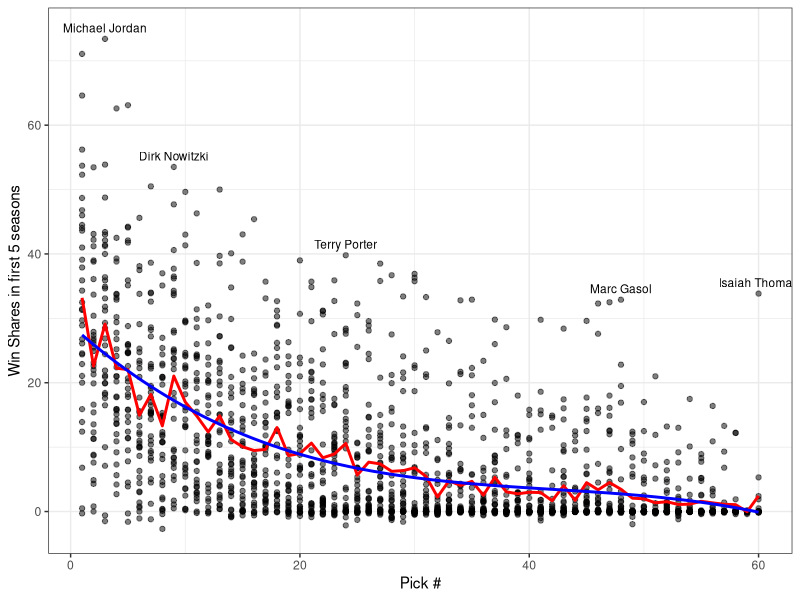
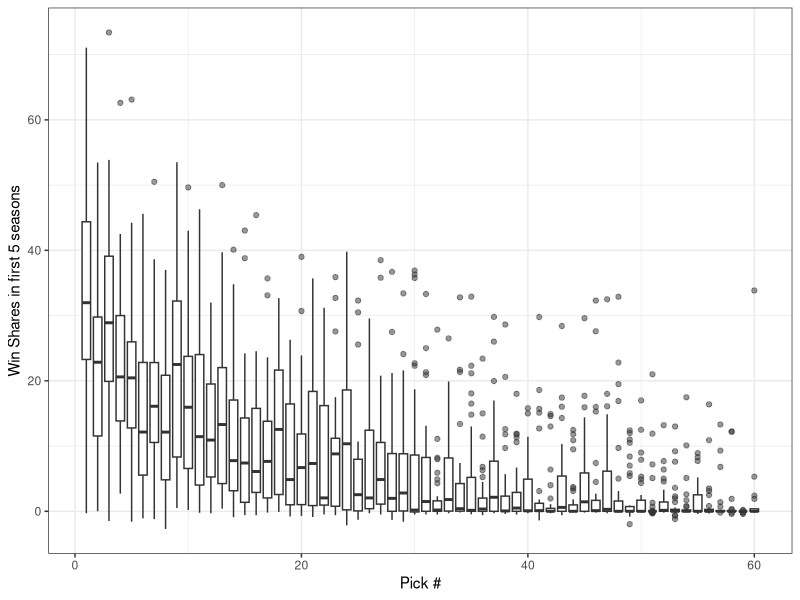
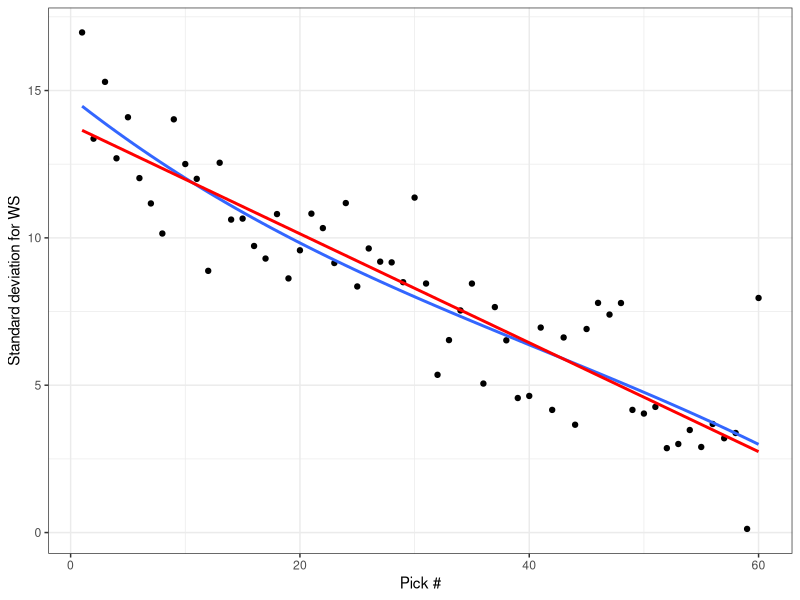
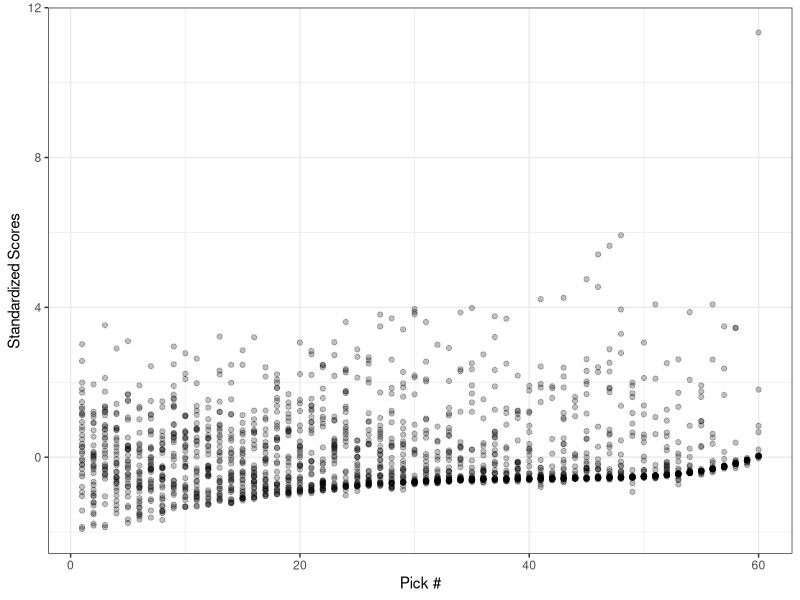
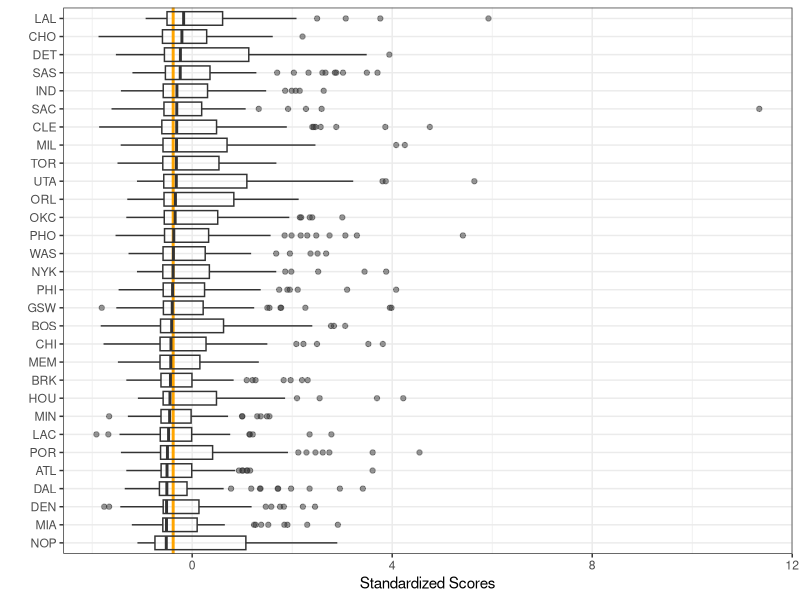
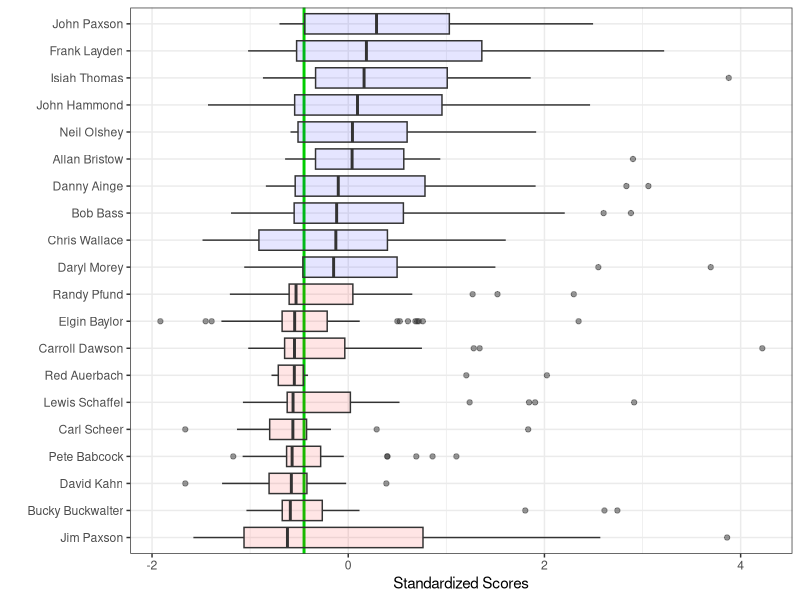

Write R code to recreate these figures, in order.
## ---- chunk 1
knitr::opts_chunk$set(echo = FALSE,
                      warning = FALSE,
                      fig.align = "center")

library(tidyverse)
library(kableExtra)
## ---- chunk 2

player.sum <- read_csv("data//nba draft best worst//draft player.csv", na = "")

pick.summary <- player.sum %>%
  group_by(pick) %>%
  summarise(ws.mean = mean(WS.pro_cs),
            ws.sd = sd(WS.pro_cs))

## ---- chunk 3

player.sum %>%
  group_by(pick) %>%
  mutate(label = ifelse(WS.pro_cs == max(WS.pro_cs) &
                          pick %in% c(3, 9, 24, 48, 60), player, NA)) %>%
  ggplot(aes(x = pick, y = WS.pro_cs)) +
  geom_point(alpha = 0.5) +
  geom_line(data = pick.summary,
            aes(y = ws.mean), 
            color = "red", size = 1) +
  geom_smooth(method = "lm", formula = y ~ splines::bs(x, 3), color = "blue", se = FALSE) +
  geom_text(aes(label = label), vjust = 0, nudge_y = 1, size = 3) +
  labs(x = "Pick #", y = "Win Shares in first 5 seasons") +
  theme_bw()

## ---- chunk 4

player.sum %>%
  ggplot(aes(x = pick, y = WS.pro_cs)) +
  geom_boxplot(aes(group = pick), outlier.alpha = 0.5) +
  labs(x = "Pick #", y = "Win Shares in first 5 seasons") +
  theme_bw()

## ---- chunk 5

pick.summary %>%
  ggplot(aes(x = pick, y = ws.sd)) +
  geom_point() +
  geom_smooth(method = "lm", formula = y ~ splines::bs(x, 3), se = FALSE) +
  geom_smooth(method = "lm", se = FALSE, color = "red") +
  scale_color_discrete(name = "years since") +
  labs(x = "Pick #", y = "Standard deviation for WS") +
  theme_bw()

## ---- chunk 6

### plot of standardized values at each pick
ggplot(player.sum, aes(x = pick, y = ws.std)) +
  # geom_hline(yintercept = 4, color = "blue", size = 1.25, alpha = 0.25) +
  geom_point(alpha = 0.25) +
  labs(x = "Pick #", y = "Standardized Scores") +
  theme_bw()

## ---- chunk 7

top30.play <- player.sum %>%
  select(year, pick, team, player, ws.std) %>%
  arrange(desc(ws.std)) %>%
  filter(row_number() <= 30) %>%
  rename(`Draft Year` = year, Pick = pick, Team = team, 
         Player = player, Score = ws.std) %>%
  mutate(Rank = row_number()) %>%
  select(Rank, everything())
  
knitr::kable(top30.play, format = "html", digits = 2,
             caption = "30 Best Draft Picks (1980-2013)") %>%
  kable_styling(bootstrap_options = c("basic", "condensed"), full_width = FALSE) %>%
  scroll_box(height = "390px")

## ---- chunk 8

bot30.play <- player.sum %>%
  select(year, pick, team, player, ws.std) %>%
  arrange(ws.std) %>%
  filter(row_number() <= 30) %>%
  rename(`Draft Year` = year, Pick = pick, Team = team, 
         Player = player, Score = ws.std) %>%
  mutate(Rank = row_number()) %>%
  select(Rank, everything())
  
knitr::kable(bot30.play, format = "html", digits = 2, 
             caption = "30 Worst Draft Picks (1980-2013)") %>%
  kable_styling(bootstrap_options = c("basic", "condensed"), full_width = FALSE) %>%
  scroll_box(height = "390px")

## ---- chunk 9

team.sum <- player.sum %>%
  group_by(final.fran) %>%
  summarise(Players = n(),
            Mean = mean(ws.std),
            Median = median(ws.std),
            SD = sd(ws.std),
            best = player[which.max(ws.std)],
            best.yr = year[which.max(ws.std)],
            best.pk = pick[which.max(ws.std)],
            worst = player[which.min(ws.std)],
            worst.yr = year[which.min(ws.std)],
            worst.pk = pick[which.min(ws.std)]) %>%
  ungroup()

team.table <- team.sum %>%
  arrange(desc(Median)) %>%
  mutate(`Best Pick*` = paste(best, " (", best.yr, ", ", best.pk, ")", sep = ""),
         `Worst Pick*` = paste(worst, " (", worst.yr, ", ", worst.pk, ")", sep = ""),
         Rank = row_number()) %>%
  rename(Team = final.fran) %>%
  select(Rank, Team, Players, Median, Mean, SD, `Best Pick*`, `Worst Pick*`)

knitr::kable(team.table, format = "html", digits = 2,
             caption = "Draft picks by team (1980-2013)") %>%
  kable_styling(bootstrap_options = c("basic", "condensed"), full_width = FALSE) %>%
  scroll_box(height = "390px") %>%
  footnote(symbol = "Best and worst picks show player, year drafted, and pick number.")

## ---- chunk 10

ggplot(player.sum,
       aes(x = reorder(final.fran, ws.std, FUN = median), y = ws.std)) +
  geom_hline(aes(yintercept = median(ws.std)), color = "orange", size = 1) +
  geom_boxplot(alpha = 0, outlier.alpha = 0.5) +
  labs(x = "", y = "Standardized Scores") +
  coord_flip() +
  theme_bw()

## ---- chunk 11

gm.sum <- player.sum %>%
  group_by(gm) %>%
  summarise(Players = n(),
            Mean = mean(ws.std),
            Med = median(ws.std),
            SD = sd(ws.std),
            best = player[which.max(ws.std)],
            best.yr = year[which.max(ws.std)],
            best.pk = pick[which.max(ws.std)],
            worst = player[which.min(ws.std)],
            worst.yr = year[which.min(ws.std)],
            worst.pk = pick[which.min(ws.std)]) %>%
  ungroup()

### table for printing
gm.sum.table <- gm.sum %>%
  filter(Players >= 12,
         !is.na(gm)) %>%
  arrange(desc(Med)) %>%
  mutate(`Best Pick*` = paste(best, " (", best.yr, ", ", best.pk, ")", sep = ""),
         `Worst Pick*` = paste(worst, " (", worst.yr, ", ", worst.pk, ")", sep = ""),
         Rk = row_number()) %>%
  rename(GM = gm) %>%
  select(Rk, GM, Players, Med, Mean, SD, `Best Pick*`, `Worst Pick*`)

knitr::kable(gm.sum.table, format = "html", digits = 2,
             caption = "Draft picks by GM (1980-2013)") %>%
  kable_styling(bootstrap_options = c("basic", "condensed"), full_width = FALSE) %>%
  scroll_box(height = "390px") %>%
  footnote(symbol = "Best and worst picks show player, year drafted, and pick number.")

## ---- chunk 12

gm.filt <- gm.sum.table %>%
  filter(row_number() <= 10 | row_number() >= (max(row_number()) - 9)) %>%
  pull(GM)

player.sum %>%
  filter(gm %in% gm.filt) %>%
  mutate(gm.color = ifelse(gm %in% gm.filt[1:10], "blue", "red")) %>%
  ggplot(aes(x = reorder(gm, ws.std, FUN = median), y = ws.std)) +
  geom_hline(aes(yintercept = median(ws.std)), color = "green3", size = 1) +
  geom_boxplot(alpha = 0.1, outlier.alpha = 0.5,
               aes(fill = gm.color)) +
  labs(x = "", y = "Standardized Scores") +
  scale_fill_identity() +
  coord_flip() +
  theme_bw()
